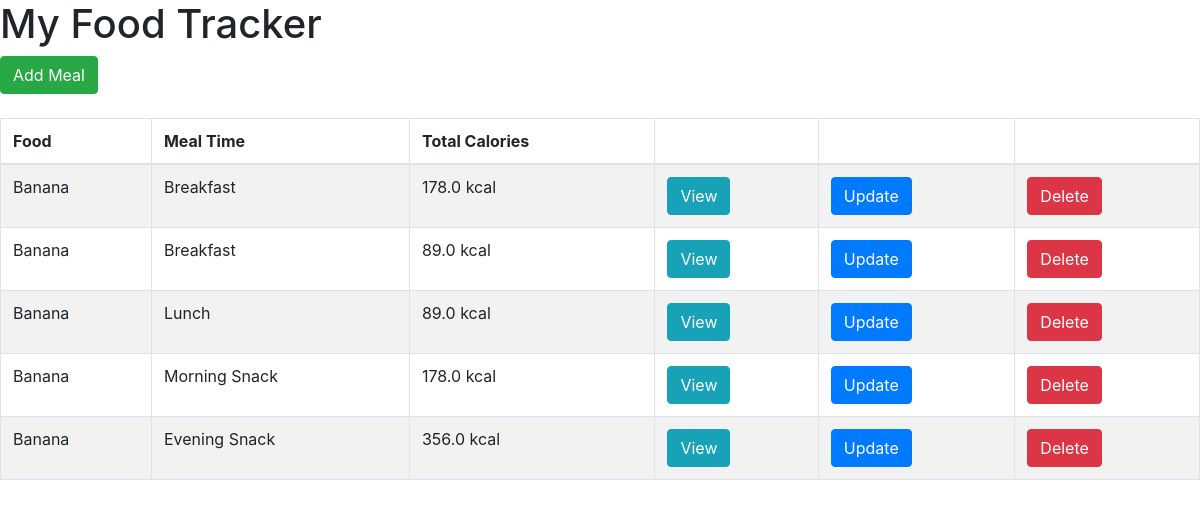
The page / on the database its author committed.
### food/models.py (models this page shows, shortened)
class Meal(models.Model):
	BREAKFAST = 1
	MORNING_SNACK= 2
	LUNCH = 3
	AFTERNOON_SNACK = 4
	DINNER = 5
	EVENING_SNACK = 6
	MEAL_TIME_TYPES = (
		(BREAKFAST, "Breakfast"),
		(MORNING_SNACK, "Morning Snack"),
		(LUNCH, "Lunch"),
		(AFTERNOON_SNACK, "Afternoon Snack"),
		(DINNER, "Dinner"),
		(EVENING_SNACK, "Evening Snack")
     )
	food = models.ForeignKey(Food, verbose_name="Food",on_delete = models.CASCADE)
	serving_size = models.IntegerField(verbose_name="Serving Size")
	meal_time = models.IntegerField(verbose_name="Meal Time", choices=MEAL_TIME_TYPES)
	def get_total_calories(self):
		return self.serving_size * self.food.calories

class Food(models.Model):
	name = models.CharField(verbose_name="Name", max_length=128)
	calories = models.FloatField(verbose_name="Calories (kcal)")
	total_fat = models.FloatField(verbose_name="Total Fat (g)")
	saturated_fat = models.FloatField(verbose_name="Saturated Fat (g)")
	cholesterol = models.FloatField(verbose_name="Cholesterol (mg)")
	sodium = models.FloatField(verbose_name="Sodium (mg)")
	total_carbohydrate = models.FloatField(verbose_name="Total Carbohydrate (g)")
	dietary_fibre = models.FloatField(verbose_name="Dietary Fibre (g)")
	sugar = models.FloatField(verbose_name="Sugar (g)")
	protein = models.FloatField(verbose_name="Protein (g)")

### food/views.py (the view)
# urls.py: url(r'^$', index, name='index'),
def index(request):
    template = 'list.html'
    meals = Meal.objects.all()
    context = {
         'meals': meals,
    }
    return render(request, template, context)

### templates/list.html (shortened to what this page needs)
<html>
	<head>
		<link rel="stylesheet" href="https://stackpath.bootstrapcdn.com/bootstrap/4.1.1/css/bootstrap.min.css">
	</head>
	<body>
		<h1>My Food Tracker</h1>
		<a href="{% url 'food:add-meal' %}" class="btn btn-success">Add Meal</a> <br /><br />
		<table class="table table-striped table-bordered">
			<thead>
				<tr>
					<th>Food</th>
					<th>Meal Time</th>
					<th>Total Calories</th>
					<th></th>
					<th></th>
					<th></th>
				</tr>
			</thead>
			<tbody>
				{% for meal in meals %}
				<tr>
					<td>{{ meal.food.name }}</td>
					<td>{{ meal.get_meal_time_display }}</td>
					<td>{{ meal.get_total_calories }} kcal</td>
					<td>
						<a href="{% url 'food:view-meal' meal.id %}" class="btn btn-info">View</a>
					</td>
					<td>
						<a href="{% url 'food:update-meal' meal.id %}" class="btn btn-primary">Update</a>
					</td>
					<td>
						<a href="{% url 'food:delete-meal' meal.id %}" class="btn btn-danger">Delete</a>
					</td>
				</tr>
				{% empty %}
				<tr>
					<td colspan=6>No meals yet</td>
				</tr>
				{% endfor %}
			</tbody>
		</table>
	</body>
</html>

### rows shown on the page
Meal: food.name "Banana", meal_time "Breakfast", get_total_calories "178.0"
Meal: food.name "Banana", meal_time "Breakfast", get_total_calories "89.0"
Meal: food.name "Banana", meal_time "Lunch", get_total_calories "89.0"
Meal: food.name "Banana", meal_time "Morning Snack", get_total_calories "178.0"
Meal: food.name "Banana", meal_time "Evening Snack", get_total_calories "356.0"
